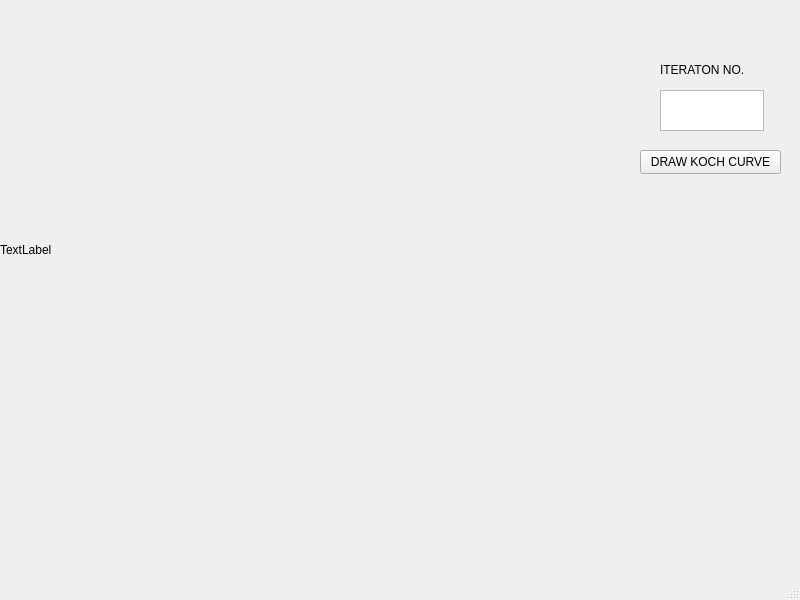
<?xml version="1.0" encoding="UTF-8"?>
<ui version="4.0">
 <class>MainWindow</class>
 <widget class="QMainWindow" name="MainWindow">
  <property name="geometry">
   <rect>
    <x>0</x>
    <y>0</y>
    <width>800</width>
    <height>600</height>
   </rect>
  </property>
  <property name="windowTitle">
   <string>MainWindow</string>
  </property>
  <widget class="QWidget" name="centralwidget">
   <widget class="QLabel" name="label">
    <property name="geometry">
     <rect>
      <x>0</x>
      <y>0</y>
      <width>500</width>
      <height>500</height>
     </rect>
    </property>
    <property name="text">
     <string>TextLabel</string>
    </property>
   </widget>
   <widget class="QTextEdit" name="textEdit">
    <property name="geometry">
     <rect>
      <x>660</x>
      <y>90</y>
      <width>104</width>
      <height>41</height>
     </rect>
    </property>
   </widget>
   <widget class="QLabel" name="label_2">
    <property name="geometry">
     <rect>
      <x>660</x>
      <y>60</y>
      <width>111</width>
      <height>20</height>
     </rect>
    </property>
    <property name="text">
     <string>ITERATON NO.</string>
    </property>
   </widget>
   <widget class="QPushButton" name="pushButton">
    <property name="geometry">
     <rect>
      <x>640</x>
      <y>150</y>
      <width>141</width>
      <height>24</height>
     </rect>
    </property>
    <property name="text">
     <string>DRAW KOCH CURVE</string>
    </property>
   </widget>
  </widget>
  <widget class="QMenuBar" name="menubar">
   <property name="geometry">
    <rect>
     <x>0</x>
     <y>0</y>
     <width>800</width>
     <height>21</height>
    </rect>
   </property>
  </widget>
  <widget class="QStatusBar" name="statusbar"/>
 </widget>
 <resources/>
 <connections/>
</ui>
